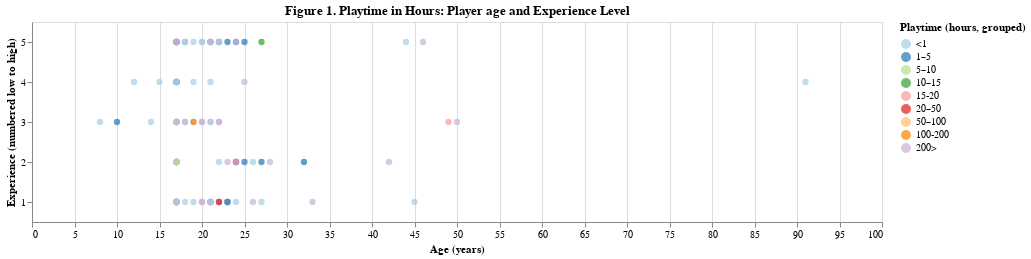

Notebook code cell kept with this figure:
### Markdown cell above
Table 6. A table of descriptive statistics for the variables we are interested in, excluding those with over 160 played hours.

### Code cell
training_data = training_data.assign(
    playtime_grouped=pd.cut(
        players_filtered["played_hours"],
        bins=[0, 1, 5, 10, 15, 20, 50, 100, 200, 223.1], 
        labels=["<1", "1–5", "5–10", "10–15", "15-20", "20–50", "50–100", "100-200", "200>"]
    )
)

players_plot = alt.Chart(training_data, title = "Figure 1. Playtime in Hours: Player age and Experience Level").mark_circle(size=40).encode(
    x=alt.X("age:Q").title("Age (years)"),
    y=alt.Y("experience_num:O", 
            title = "Experience (numbered low to high)",
            scale=alt.Scale(reverse=True)
), color=alt.Color("playtime_grouped:N", sort = ["<1", "1–5", "5–10", "10–15", "15-20", "20–50", "50–100", "100-200", "200>"]).scale(scheme="paired").title("Playtime (hours, grouped)")
).properties(width=850, height=200)
players_plot

### Figure 1 — Vega specification as saved in the notebook (floating-point values rounded to 4 significant figures; data arrays with more than 128 entries replaced by an {"elided": "..."} marker saying what was removed)
{"$schema": "https://vega.github.io/schema/vega/v5.json", "data": [{"name": "source_0"}, {"name": "data_0", "values": {"elided": "137 records"}}, {"name": "data_0_x_domain_age", "values": [{"min": 8, "max": 91}]}, {"name": "data_0_y_domain_experience_num", "values": [{"experience_num": 4}, {"experience_num": 2}, {"experience_num": 5}, {"experience_num": 3}, {"experience_num": 1}]}, {"name": "source_0_color_domain_playtime_grouped", "values": [{"playtime_grouped": "<1", "sort_field": 0.0}, {"playtime_grouped": "200>", "sort_field": 8.0}, {"playtime_grouped": "1–5", "sort_field": 1.0}, {"playtime_grouped": "15-20", "sort_field": 4.0}, {"playtime_grouped": "100-200", "sort_field": 7.0}, {"playtime_grouped": "10–15", "sort_field": 3.0}, {"playtime_grouped": "5–10", "sort_field": 2.0}, {"playtime_grouped": "20–50", "sort_field": 5.0}, {"playtime_grouped": "50–100", "sort_field": 6.0}]}], "marks": [{"type": "symbol", "name": "marks", "from": {"data": "data_0"}, "encode": {"update": {"shape": {"value": "circle"}, "x": {"field": "age", "scale": "x"}, "y": {"field": "experience_num", "scale": "y"}, "opacity": {"value": 0.7}, "fill": {"field": "playtime_grouped", "scale": "color"}, "size": {"value": 40}}}, "style": ["circle"]}], "scales": [{"name": "x", "type": "linear", "domain": [{"signal": "(data(\"data_0_x_domain_age\")[0] || {}).min"}, {"signal": "(data(\"data_0_x_domain_age\")[0] || {}).max"}], "range": [0, {"signal": "width"}], "nice": true, "zero": true}, {"name": "y", "type": "point", "domain": {"data": "data_0_y_domain_experience_num", "field": "experience_num", "sort": true}, "range": [0, {"signal": "height"}], "reverse": true, "padding": 0.5}, {"name": "color", "type": "ordinal", "domain": {"data": "source_0_color_domain_playtime_grouped", "field": "playtime_grouped", "sort": {"op": "max", "field": "sort_field"}}, "range": {"scheme": "paired"}}], "axes": [{"scale": "x", "orient": "bottom", "tickCount": {"signal": "ceil(width/40)"}, "minExtent": 0, "ticks": false, "grid": true, "maxExtent": 0, "zindex": 0, "gridScale": "y", "labels": false, "aria": false, "domain": false}, {"scale": "x", "zindex": 0, "labelOverlap": true, "orient": "bottom", "grid": false, "title": "Age (years)", "labelFlush": true, "tickCount": {"signal": "ceil(width/40)"}}, {"scale": "y", "title": "Experience (numbered low to high)", "orient": "left", "zindex": 0, "grid": false}], "title": {"text": "Figure 1. Playtime in Hours: Player age and Experience Level", "frame": "group"}, "height": 200, "width": 850, "padding": 5, "style": "cell", "background": "white", "legends": [{"title": "Playtime (hours, grouped)", "fill": "color", "symbolType": "circle", "encode": {"symbols": {"update": {"opacity": {"value": 0.7}}}}}]}
